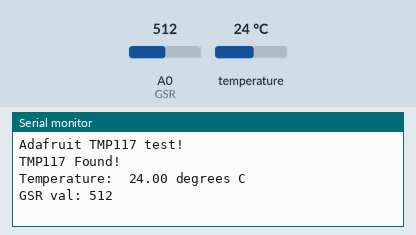
The sketch below on a simulated Arduino Leonardo, built with avr-gcc and run on an emulated ATmega32U4. Shown: the last lines printed to the serial monitor. Inputs (shaded band) come from the test bench; at power-on: temperature 24 °C, A0 (GSR) = 512.

Above: at 1.2 s.
1.3 s: temperature set to 12 °C
At 2.0 s:
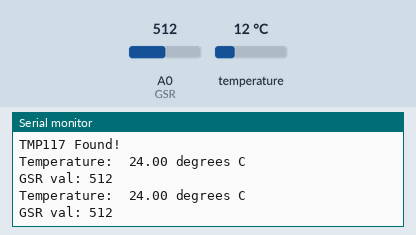
2.8 s: A0 (GSR) set to 716
At 4.1 s:
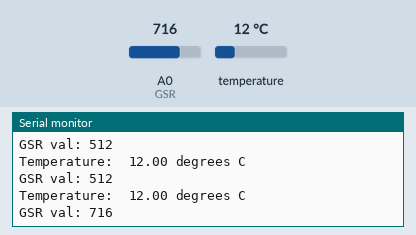
4.3 s: temperature set to 19 °C
At 5.5 s:
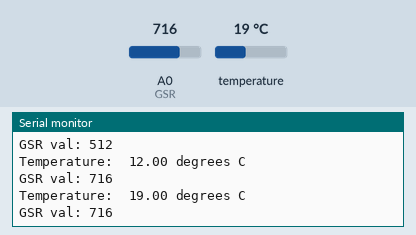
5.8 s: A0 (GSR) set to 900
At 6.6 s:
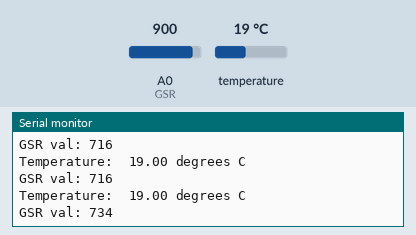
Timing chart, 0 to 8.3 s (numbered marks = the images above; inputs shaded):
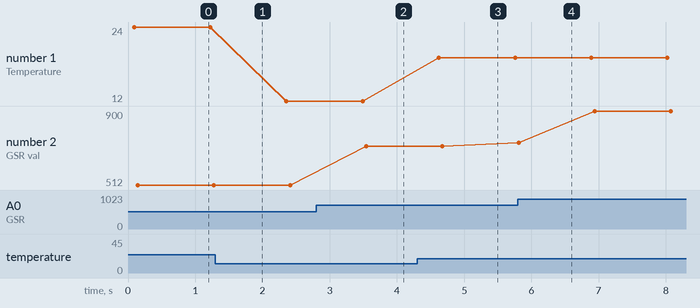

The sketch:

gsr+bodyTemp.ino
```cpp
#include <Wire.h>
#include <Adafruit_TMP117.h>
#include <Adafruit_Sensor.h>

const int GSR=A0;
int sensorValue=0;
int gsr_average=0;

Adafruit_TMP117  tmp117;
void setup(void) {
  Serial.begin(115200);
  while (!Serial) delay(10);     // will pause Zero, Leonardo, etc until serial console opens
  Serial.println("Adafruit TMP117 test!");

  // Try to initialize!
  if (!tmp117.begin()) {
    Serial.println("Failed to find TMP117 chip");
    while (1) { delay(10); }
  }
  Serial.println("TMP117 Found!");

}
void loop() {

  sensors_event_t temp; // create an empty event to be filled
  tmp117.getEvent(&temp); //fill the empty event object with the current measurements
  Serial.print("Temperature:  "); Serial.print(temp.temperature);Serial.println(" degrees C");
  Serial.println("");

  long sum=0;
  for(int i=0;i<10;i++)           //Average the 10 measurements to remove the glitch
      {
      sensorValue=analogRead(GSR);
      sum += sensorValue;
      delay(5);
      }
   gsr_average = sum/10;
   Serial.print("GSR val: ");
   Serial.println(gsr_average);

  delay(1000);
}

// hardware:
// red: 3.3v
// black: gnd
// blue: A4
// yellow: A5

// note: board said disconnected, so flash the code, then read using a separate arduino ide window
```

Measured:
- after the input at 2.8 s, the serial monitor: prints a new line after 0.74 s (image 2)
- after the input at 4.3 s, the serial monitor: prints a new line after 0.32 s (image 3)
- after the input at 5.8 s, the serial monitor: prints a new line at once (image 4)
- plotted number 1: 24 → 12 after the input at 1.3 s, 12 → 19 after the input at 4.3 s
- plotted number 2: 512 → 716 after the input at 2.8 s, 716 → 900 after the input at 5.8 s
